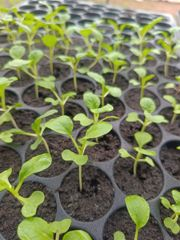
#> input picture forecast_images/day_1.jpg, 180 x 240 px
$ python -i train_models_unified.py   (imports and definitions only)
#> lines starting #> are read from the running program, lines starting #| are printed output that depends on the picture; after the words box and inside, x2 and y2 are one past the last pixel; in counts of white or black regions, pixels touching at a corner belong together
import os
import json
import numpy as np
import pandas as pd
from PIL import Image
import joblib
from sklearn.neural_network import MLPClassifier
from sklearn.linear_model import Ridge
from sklearn.metrics import classification_report, accuracy_score, mean_absolute_error, mean_squared_error, r2_score
from sklearn.preprocessing import StandardScaler, MinMaxScaler

BASE_DIR = r"C:\Users\Asus\.gemini\antigravity\scratch\smart-farming-pakcoy-new"
MODELS_DIR = os.path.join(BASE_DIR, "models")
DATA_DIR = os.path.join(BASE_DIR, "data")
# [1 line not run here, left out]

def extract_visual_features(img_path):
    """Ekstraksi fitur visual komprehensif: RGB/HSV moments, kanopi ExG/ExR, foliage-specific stats, dan histogram."""
#> called with img_path = 'forecast_images/day_1.jpg'
    img = Image.open(img_path).convert('RGB').resize((128, 128))
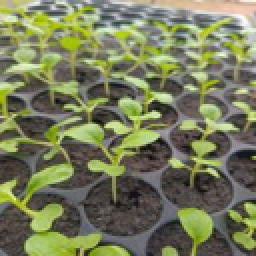
#> img: PIL image 128x128 RGB (shown 2 times larger); mean R, G, B 119.2, 123.8, 90.5
    arr = np.array(img, dtype=np.float32) / 255.0
    hsv = np.array(img.convert('HSV'), dtype=np.float32) / 255.0
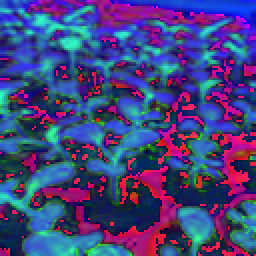
#> hsv: shape (128, 128, 3) float32 (shown 2 times larger); mean R, G, B 0.263, 0.266, 0.498

    exg = 2.0 * arr[:, :, 1] - arr[:, :, 0] - arr[:, :, 2]
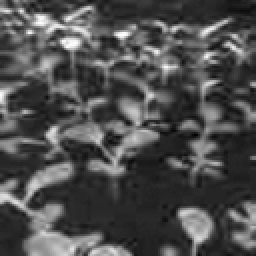
#> exg: shape (128, 128) float32 (shown 2 times larger); min -0.173, max 0.875, mean 0.148; drawn with min black and max white
    exr = 1.4 * arr[:, :, 0] - arr[:, :, 1]
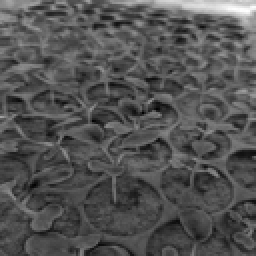
#> exr: shape (128, 128) float32 (shown 2 times larger); min -0.0267, max 0.574, mean 0.169; drawn with min black and max white
    canopy_mask = exg > 0.05
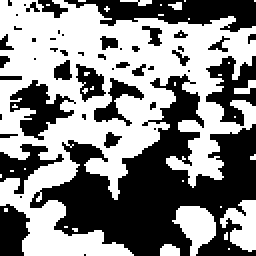
#> canopy_mask: shape (128, 128) bool (shown 2 times larger); 53.1% white; 49 black regions (30 under 20 px), largest, box (x1, y1, x2, y2) and area: (15, 37, 128, 128) 4374, (32, 0, 128, 16) 858, (103, 28, 128, 63) 451
    canopy_cov = float(np.mean(canopy_mask))
#> canopy_cov = 0.531

    mean_rgb = arr.mean(axis=(0, 1))
#> mean_rgb = [0.468, 0.485, 0.355]
    std_rgb = arr.std(axis=(0, 1))
#> std_rgb = [0.187, 0.212, 0.161]
    mean_hsv = hsv.mean(axis=(0, 1))
#> mean_hsv = [0.263, 0.266, 0.498]
    std_hsv = hsv.std(axis=(0, 1))
#> std_hsv = [0.237, 0.2, 0.208]

    if np.any(canopy_mask):
        foliage_rgb = arr[canopy_mask].mean(axis=0)
#> foliage_rgb = [0.55, 0.6, 0.361]
        foliage_hsv = hsv[canopy_mask].mean(axis=0)
#> foliage_hsv = [0.203, 0.394, 0.601]
    else:
        foliage_rgb = mean_rgb
        foliage_hsv = mean_hsv

    hist_g, _ = np.histogram(arr[:, :, 1], bins=10, range=(0, 1), density=True)
#> hist_g = [0.0531, 0.498, 2.06, 1.57, 1.29, 1.13, 1.12, 1.54, 0.639, 0.097]
    hist_h, _ = np.histogram(hsv[:, :, 0], bins=10, range=(0, 1), density=True)
#> hist_h = [1.95, 3.3, 2.8, 0.134, 0.137, 0.283, 0.528, 0.246, 0.247, 0.378]
    hist_exg, _ = np.histogram(exg, bins=10, range=(-1, 2), density=True)
#> hist_exg = [0, 0, 0.00793, 2.21, 0.887, 0.215, 0.00956, 0, 0, 0]

    features = np.concatenate([
        mean_rgb, std_rgb, mean_hsv, std_hsv,
        [canopy_cov, float(exg.mean()), float(exg.std()), float(exr.mean())],
        foliage_rgb, foliage_hsv,
        hist_g, hist_h, hist_exg
    ])
#> features = 52 values, max 3.3 at index 33, min 0 at index 42, mean 0.589
    return features

# [149 lines left out: functions train_visual_classifier, train_timeseries_forecaster, not called in this run]

# [3 lines not run here, left out]

>>> result = extract_visual_features('forecast_images/day_1.jpg')
#> result has the same summary as features in extract_visual_features

$ run again, on forecast_images/day_2.jpg
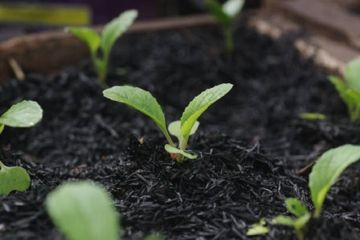
#> input picture forecast_images/day_2.jpg, 360 x 240 px
#> in extract_visual_features, `exr = 1.4 * arr[:, :, 0] - arr[:, :, 1]`:
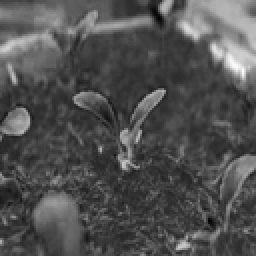
#> exr: shape (128, 128) float32 (shown 2 times larger); min -0.058, max 0.38, mean 0.0814; drawn with min black and max white
#> in extract_visual_features, `canopy_mask = exg > 0.05`:
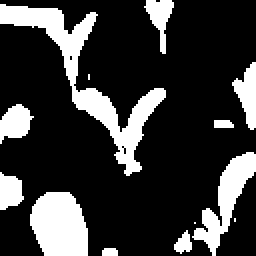
#> canopy_mask: shape (128, 128) bool (shown 2 times larger); 22.2% white; 13 white regions (3 under 20 px), largest, box (x1, y1, x2, y2) and area: (0, 2, 83, 88) 1364, (15, 96, 44, 128) 762, (96, 76, 128, 128) 571
#> canopy_cov = 0.222
#> mean_rgb = [0.228, 0.237, 0.202]
#> std_rgb = [0.161, 0.183, 0.127]
#> mean_hsv = [0.434, 0.191, 0.253]
#> std_hsv = [0.246, 0.149, 0.182]
#> foliage_rgb = [0.429, 0.499, 0.324]
#> foliage_hsv = [0.239, 0.369, 0.499]
#> hist_g = [1.63, 4.51, 1.49, 0.734, 0.425, 0.299, 0.501, 0.386, 0.0195, 0]
#> hist_h = [1.45, 0.601, 1.93, 0.278, 0.48, 0.46, 4.27, 0.251, 0.17, 0.118]
#> hist_exg = [0, 0, 0.0246, 2.87, 0.42, 0.0218, 0, 0, 0, 0]
#> features = 52 values, max 4.51 at index 23, min 0 at index 31, mean 0.553
#> result has the same summary as features in extract_visual_features

$ run again, on forecast_images/day_3.jpg
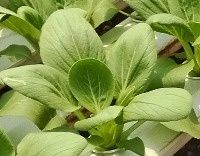
#> input picture forecast_images/day_3.jpg, 200 x 156 px
#> in extract_visual_features, `exr = 1.4 * arr[:, :, 0] - arr[:, :, 1]`:
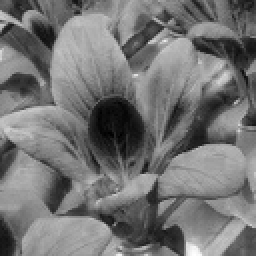
#> exr: shape (128, 128) float32 (shown 2 times larger); min -0.0831, max 0.406, mean 0.141; drawn with min black and max white
#> in extract_visual_features, `canopy_mask = exg > 0.05`:
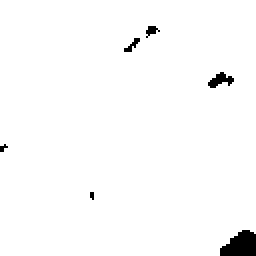
#> canopy_mask: shape (128, 128) bool (shown 2 times larger); 98.2% white; 6 black regions (2 under 20 px), largest, box (x1, y1, x2, y2) and area: (110, 115, 128, 128) 175, (104, 36, 117, 44) 55, (62, 19, 70, 26) 23, (73, 13, 80, 19) 22
#> canopy_cov = 0.982
#> mean_rgb = [0.531, 0.602, 0.309]
#> std_rgb = [0.191, 0.19, 0.19]
#> mean_hsv = [0.203, 0.538, 0.604]
#> std_hsv = [0.0234, 0.211, 0.187]
#> foliage_rgb = [0.537, 0.61, 0.313]
#> foliage_hsv = [0.205, 0.537, 0.611]
#> hist_g = [0.129, 0.192, 0.237, 1.1, 1.35, 1.39, 2.05, 1.87, 1.6, 0.0775]
#> hist_h = [0.111, 2.07, 7.82, 0, 0, 0, 0, 0, 0, 0]
#> hist_exg = [0, 0, 0, 0.275, 2.81, 0.251, 0, 0, 0, 0]
#> features = 52 values, max 7.82 at index 34, min 0 at index 35, mean 0.606
#> result has the same summary as features in extract_visual_features

$ run again, on forecast_images/day_4.jpg
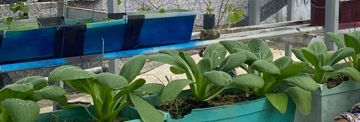
#> input picture forecast_images/day_4.jpg, 360 x 122 px
#> in extract_visual_features, `exr = 1.4 * arr[:, :, 0] - arr[:, :, 1]`:
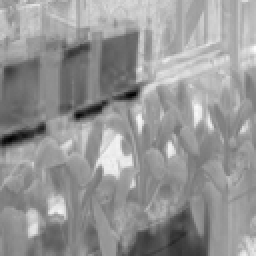
#> exr: shape (128, 128) float32 (shown 2 times larger); min -0.566, max 0.456, mean 0.0362; drawn with min black and max white
#> in extract_visual_features, `canopy_mask = exg > 0.05`:
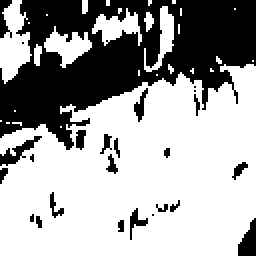
#> canopy_mask: shape (128, 128) bool (shown 2 times larger); 64.6% white; 25 black regions (13 under 20 px), largest, box (x1, y1, x2, y2) and area: (0, 0, 128, 75) 5121, (119, 109, 128, 128) 112, (0, 68, 21, 83) 104
#> canopy_cov = 0.646
#> mean_rgb = [0.309, 0.397, 0.335]
#> std_rgb = [0.203, 0.184, 0.189]
#> mean_hsv = [0.373, 0.439, 0.428]
#> std_hsv = [0.187, 0.31, 0.167]
#> foliage_rgb = [0.319, 0.434, 0.307]
#> foliage_hsv = [0.307, 0.459, 0.442]
#> hist_g = [0.507, 1.26, 1.41, 1.79, 1.91, 1.78, 0.871, 0.298, 0.161, 0.0146]
#> hist_h = [0.234, 0.917, 4.1, 0.736, 1.25, 1.63, 0.804, 0.0604, 0.0519, 0.218]
#> hist_exg = [0, 0, 0.102, 1.85, 1.37, 0.00773, 0, 0, 0, 0]
#> features = 52 values, max 4.1 at index 34, min 0 at index 42, mean 0.579
#> result has the same summary as features in extract_visual_features
